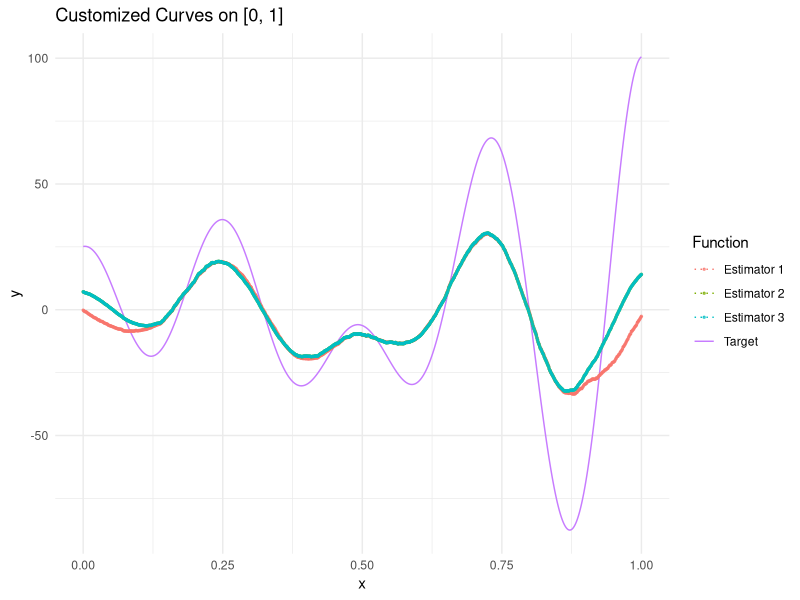

Generate this figure with R: (Note: this script raises an error after producing the figure.)
## ---- chunk 1
N <- 10000 # sample size
alpha <- 0.3 # selected by cross validation (to check)
e_N <- function(x) {
  return((1/x^alpha))
}
h <- sapply(seq(1, N, 1), e_N) # bandwidth

# K values
# gaussian -> pnorm(x)
# quadratic -> ifelse(abs(x) <= 1, (15/16)*(1-x^2)^2), 0)
# epanechnikov -> ifelse(abs(x) <= 1, (3/4)*(1-x^2), 0)

# K prime values
# gaussian -> -(x*(1/sqrt(2*pi))*(exp(-(1/2)*x^2)
# quadratic -> ifelse(abs(x) <= 1, -(15/8)*(x)*(1-x^2), 0)
# epanechnikov -> ifelse(abs(x) <= 1, -(3/2)*(x)*(1-x^2), 0)

# estimator n°1 toolbox

h_N <- function(x) {
  return((1/N)*(sum((Y_N/h)*K((x-X_N)/h))))
}

g_N <- function(x) {
  return((1/N)*(sum((1/h)*K((x-X_N)/h))))
}

h_N_prime <- function(x) {
  return((1/N)*(sum((Y_N/h^2)*K_prime((x-X_N)/h))))
}

g_N_prime <- function(x) {
  return((1/N)*(sum((1/h^2)*K_prime((x-X_N)/h))))
}

es_n1 <- function(x) {
  return((h_N_prime(x)/g_N(x)) - (h_N(x)*g_N_prime(x))/(g_N(x))^2)
}

# estimator n°2



es_n2 <- function(x) {
  return((h_N_prime(x)/g(x)) - (h_N(x)*g_prime(x))/(g(x))^2)
}

# estimator n°3

es_n3 <- function(x) {
  return((1/N)*(sum(Y_N/(g(x)*h^2)*K_prime((x-X_N)/h))))
}

## ---- chunk 2
# global scope functions
f <- function(x) {
  return((x+2)*sin(4*pi*x^2)+2*sin(8*pi*x))
}
f_prime <- function(x) {
  return(sin(4*pi*x^2)+8*pi*x*(x+2)*cos(4*pi*x^2) + 8*pi*cos(8*pi*x))
}
g <- function(x) {
  return(1)
}
g_prime <- function(x){
  return(0)
}
K <- function(x) {
  return(ifelse(abs(x) <= 1, (3/4)*(1-x^2), 0)) 
}
K_prime <- function(x) {
  return(ifelse(abs(x) <= 1, -(3/2)*x, 0))
}
# data generation
N <- 1000
eps_N <- rnorm(N, 0, 1)
X_N <- runif(N, 0, 1) # p = 1
Y_N <- f(X_N) + eps_N

CV <- function(alpha) { # CV for each estimator given K, g, f, X, Y
  res <- rep(NA, 3)
  X <- X_N
  Y <- Y_N
  for (j in 1:3) {
    cv_score <- 0
    e_N <- function(x) { # make alpha dependent to the estimator
    return((1/x^alpha[j]))
    }
    h <- (1:N)^(-alpha[j])
    H <- h
    for (k in 1:length(X_N)) { # compute CV_score
      X_N <- X
      Y_N <- Y
      h <- H[-k]
      X_N <- X_N[-k]
      Y_N <- Y_N[-k]
      es_n1 <- function(x) {
        return((h_N_prime(x)/g_N(x)) - (h_N(x)*g_N_prime(x))/(g_N(x))^2)
      }
      es_n2 <- function(x) {
        return((h_N_prime(x)/g(x)) - (h_N(x)*g_prime(x))/(g(x))^2)
      }
      es_n3 <- function(x) {
        return((1/N)*(sum(Y_N/(g(x)*h^2)*K_prime((x-X_N)/h))))
      }
      h_N <- function(x) {
        return((1/N)*(sum((Y_N/h)*K((x-X_N)/h))))
      }
      g_N <- function(x) {
        return((1/N)*(sum((1/h)*K((x-X_N)/h))))
      }
      h_N_prime <- function(x) {
        return((1/N)*(sum((Y_N/h^2)*K_prime((x-X_N)/h))))
      }
      g_N_prime <- function(x) {
        return((1/N)*(sum((1/h^2)*K_prime((x-X_N)/h))))
      }
      if (j == 1) {
        cv_score <- cv_score + (1/N)*(es_n1(X[k]) - f_prime(X[k]))^2
      } else if (j == 2) {
        cv_score <- cv_score + (1/N)*(es_n2(X[k]) - f_prime(X[k]))^2
      } else {
        cv_score <- cv_score + (1/N)*(es_n3(X[k]) - f_prime(X[k]))^2
      }
    }
    res[j] <- cv_score
  }
  return(sum(res))
}

# Optimal bandwidth
library(stats)
res <- optim(par=c(0.3, 0.3, 0.3), fn = CV, lower = c(1/5,1/5,1/5), upper=c(1/3,1/3,1/3), method="L-BFGS-B")
alpha_star <-res$par
alpha_star
# define es_nj(x, X_N, Y_N, h) for bandwidth CV j in {1, 2, 3}
# CV for simulation purpose => OK to diff with f_prime
# otherwise ==> diff with Y observed
# vectorize kernel estimators using outer()
# check boundary issue X has support (0, 1) and Kernel has support [-1, 1] => reflection method

# results ==> saturating at upper bound to minimize the CV function and maintain asymptotic results of Theorem 3.2
## ---- chunk 3

## Dans les graphiques -> que prennent-ils comme noyaux ? => pas un choix important
## Dans les graphiques -> que fixent-ils comme bandwidth ? => validation croisée

f <- function(x) {
  return((x+2)*sin(4*pi*x^2)+2*sin(8*pi*x))
}
f_prime <- function(x) {
  return(sin(4*pi*x^2)+8*pi*x*(x+2)*cos(4*pi*x^2) + 8*pi*cos(8*pi*x))
}

# if 1/2 < p <= 1
# then B(2p-1) if 1 => I2 if 0 => I1 or I3
# if 1 => unif(I2)
# if 0 => B(1-p) => if 1 => unif(I1), else unif(I3)

# a.s. conv checked with N = 10000
# plotting es_1, es_2, es_3 against f_prime on [0, 1]
# Epanechikov Kernel

alpha <- 0.3263603
e_N <- function(x) {
  return((1/x^alpha))
}
h <- sapply(seq(1, N, 1), e_N) # bandwidth

# K values
# gaussian -> pnorm(x)
# quadratic -> ifelse(abs(x) <= 1, (15/16)*(1-x^2)^2), 0)
# epanechnikov -> ifelse(abs(x) <= 1, (3/4)*(1-x^2), 0)

# K prime values
# gaussian -> -(x*(1/sqrt(2*pi))*(exp(-(1/2)*x^2)
# quadratic -> ifelse(abs(x) <= 1, -(15/8)*(x)*(1-x^2), 0)
# epanechnikov -> ifelse(abs(x) <= 1, -(3/2)*(x), 0)


N <- 10000
eps_N <- rnorm(N, 0, 1)
X_N <- runif(N, 0, 1) # p = 1
Y_N <- f(X_N) + eps_N

g <- function(x) {
  return(1)
}
g_prime <- function(x){
  return(0)
}

K <- function(x) {
  return(ifelse(abs(x) <= 1, (3/4)*(1-x^2), 0)) 
}
K_prime <- function(x) {
  return(ifelse(abs(x) <= 1, -(3/2)*x, 0))
}

# estimator n°1
h_N <- function(x) {
  y <- rep(NA, length(x))
  for (j in 1:length(x)) {
    y[j] <- (1/N)*(sum((Y_N/h)*K((x[j]-X_N)/h)))
  }
  return(y)
}
g_N <- function(x) {
  y <- rep(NA, length(x))
  for (j in 1:length(x)) {
    y[j] <- (1/N)*(sum((1/h)*K((x[j]-X_N)/h)))
  }
  return(y)
}
h_N_prime <- function(x) {
  y <- rep(NA, length(x))
  for (j in 1:length(x)) {
    y[j] <- (1/N)*(sum((Y_N/h^2)*K_prime((x[j]-X_N)/h)))
  }
  return(y)
}
g_N_prime <- function(x) {
  y <- rep(NA, length(x))
  for (j in 1:length(x)) {
    y[j] <- (1/N)*(sum((1/h^2)*K_prime((x[j]-X_N)/h)))
  }
  return(y)
}
es_n1 <- function(x) {
  return((h_N_prime(x)/g_N(x)) - (h_N(x)*g_N_prime(x))/(g_N(x))^2)
}
# estimator n°2
es_n2 <- function(x) {
  return((h_N_prime(x)/g(x)) - (h_N(x)*g_prime(x))/(g(x))^2)
}
# estimator n°3
es_n3 <- function(x) {
  y <- rep(NA, length(x))
  for (j in 1:length(x)) {
    y[j] <- (1/N)*(sum(Y_N/(g(x)*h^2)*K_prime((x[j]-X_N)/h)))
  }
  return(y)
}


# asymptotic normality checked at x = 0.5 and x = 0.8
# N = 2000

## ---- chunk 4
library(ggplot2)
x <- seq(0, 1, length.out = 1000)
df <- data.frame(
  x = rep(x, 4),
  y = c(f_prime(x), es_n1(x), es_n2(x), es_n3(x)),
  curve = factor(rep(c("Target","Estimator 1", "Estimator 2", "Estimator 3"), each = length(x)))
)
ggplot(df, aes(x = x, y = y, color = curve, linetype = curve)) +
  geom_line(size = 0.5) +
  geom_point(
    data = subset(df, curve != "Target"),
    size = 0.5,
    alpha = 0.7
  ) +
  scale_linetype_manual(values = c("Target" = "solid", "Estimator 1" = "dotted", "Estimator 2" = "dotted", "Estimator 3" = "dotted")) +
  labs(
    title = "Customized Curves on [0, 1]",
    x = "x",
    y = "y",
    color = "Function",
    linetype = "Function"
  ) +
  theme_minimal()

## ---- chunk 5
N <- 10000
B <- 200
x0 <- 0.5
x1 <- 0.8
par(mfrow=c(3,2))
set.seed(123)
ES1_X0 <- rep(NA, B)
ES2_X0 <- rep(NA, B)
ES3_X0 <- rep(NA, B)
ES1_X1 <- rep(NA, B)
ES2_X1 <- rep(NA, B)
ES3_X1 <- rep(NA, B)
for (b in 1:200) {
  e_N <- function(x) {
  return((1/x^alpha))
  }
  h <- sapply(seq(1, N, 1), e_N)
  eps_N <- rnorm(N, 0, 1)
  X_N <- runif(N, 0, 1)
  Y_N <- f(X_N) + eps_N
  h_N <- function(x) {
    y <- rep(NA, length(x))
    for (j in 1:length(x)) {
      y[j] <- (1/N)*(sum((Y_N/h)*K((x[j]-X_N)/h)))
    }
    return(y)
  }
  g_N <- function(x) {
    y <- rep(NA, length(x))
    for (j in 1:length(x)) {
      y[j] <- (1/N)*(sum((1/h)*K((x[j]-X_N)/h)))
    }
    return(y)
  }
  h_N_prime <- function(x) {
    y <- rep(NA, length(x))
    for (j in 1:length(x)) {
      y[j] <- (1/N)*(sum((Y_N/h^2)*K_prime((x[j]-X_N)/h)))
    }
    return(y)
  }
  g_N_prime <- function(x) {
    y <- rep(NA, length(x))
    for (j in 1:length(x)) {
      y[j] <- (1/N)*(sum((1/h^2)*K_prime((x[j]-X_N)/h)))
    }
    return(y)
  }
  es_n1 <- function(x) {
    return((h_N_prime(x)/g_N(x)) - (h_N(x)*g_N_prime(x))/(g_N(x))^2)
    }
  es_n2 <- function(x) {
    return((h_N_prime(x)/g(x)) - (h_N(x)*g_prime(x))/(g(x))^2)
    }
  es_n3 <- function(x) {
    y <- rep(NA, length(x))
    for (j in 1:length(x)) {
      y[j] <- (1/N)*(sum(Y_N/(g(x)*h^2)*K_prime((x[j]-X_N)/h)))
    }
    return(y)
  }
  ES1_X0[b] <- sqrt(N*(1/N^alpha)^3)*
(es_n1(x0) - f_prime(x0))
  ES2_X0[b] <- sqrt(N*(1/N^alpha)^3)*(es_n2(x0) - f_prime(x0))
  ES3_X0[b] <- sqrt(N*(1/N^alpha)^3)*(es_n3(x0) - f_prime(x0))
  ES1_X1[b] <- sqrt(N*(1/N^alpha)^3)*(es_n1(x1) - f_prime(x1))
  ES2_X1[b] <- sqrt(N*(1/N^alpha)^3)*(es_n2(x1) - f_prime(x1))
  ES3_X1[b] <- sqrt(N*(1/N^alpha)^3)*(es_n3(x1) - f_prime(x1))
}

mean0 <- mean(X0); sd0 <- sd(X0)
mean1 <- mean(X1); sd1 <- sd(X1)
x_range <- range(c(X0, X1))
x_vals <- seq(x_range[1], x_range[2], length.out = 200)
hist(X0, freq = FALSE, col = "blue",
     xlab = "Value", ylim = c(0, max(density(X0)$y, density(X1)$y)*1.2))
lines(x_vals, dnorm(x_vals, mean0, sd0), col = "red", lwd = 2)
hist(X1, freq = FALSE, col = "blue")
lines(x_vals, dnorm(x_vals, mean1, sd1), col = "red", lwd = 2)

## ---- chunk 6
# values of alpha pre-defined with Q2 b)
# N <- 2000
# B <- 200
# x0 <- 0.5
# x1 <- 0.8
# MSE_K_ES = MEAN(ES(X) - f_prime(X))^2 + VAR(ES(X))
# MSE_K1_ES1(x0)
# MSE_K2_ES1(x0)
# MSE_K3_ES1(x0)
# MSE_K1_ES1(x1)
# MSE_K2_ES1(x1)
# MSE_K3_ES1(x1)

# MSE_K1_ES2(x0)
# MSE_K2_ES2(x0)
# MSE_K3_ES2(x0)
# MSE_K1_ES2(x1)
# MSE_K2_ES2(x1)
# MSE_K3_ES2(x1)

# MSE_K1_ES3(x0)
# MSE_K2_ES3(x0)
# MSE_K3_ES3(x0)
# MSE_K1_ES3(x1)
# MSE_K2_ES3(x1)
# MSE_K3_ES3(x1)

# Riemann approximation
# D <- value of discretization of [0, 1]
# SUPP <- (1:D)^(-1)
# MISE_K_ES = sum_{k=1}^D (1/D)*(MEAN(ES(x_k) - f_prime(x_k))^2 + VAR(ES(x_k))) 
# MISE_K1_ES1
# MISE_K2_ES1
# MISE_K3_ES1
# MISE_K1_ES2
# MISE_K2_ES2
# MISE_K3_ES2
# MISE_K1_ES3
# MISE_K2_ES3
# MISE_K3_ES3
